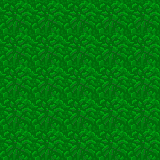

A 2D game scene composited from a Tiled map and its tileset images. What follows is a short description and the map's XML, with each tile layer's data collapsed to a summary:
An orthogonal 5x5 tile map with 32x32 px tiles, 1 tile layer (Tile Layer 1).

<map version="1.0" orientation="orthogonal" width="5" height="5" tilewidth="32" tileheight="32">
 <tileset firstgid="1" name="tileset32" tilewidth="32" tileheight="32">
  <image source="tileset32.png" width="96" height="128" />
 </tileset>
 <layer name="Tile Layer 1" width="5" height="5">
  <data>[25 cells, 25 non-empty, 1 distinct tile ids]</data>
 </layer>
</map>